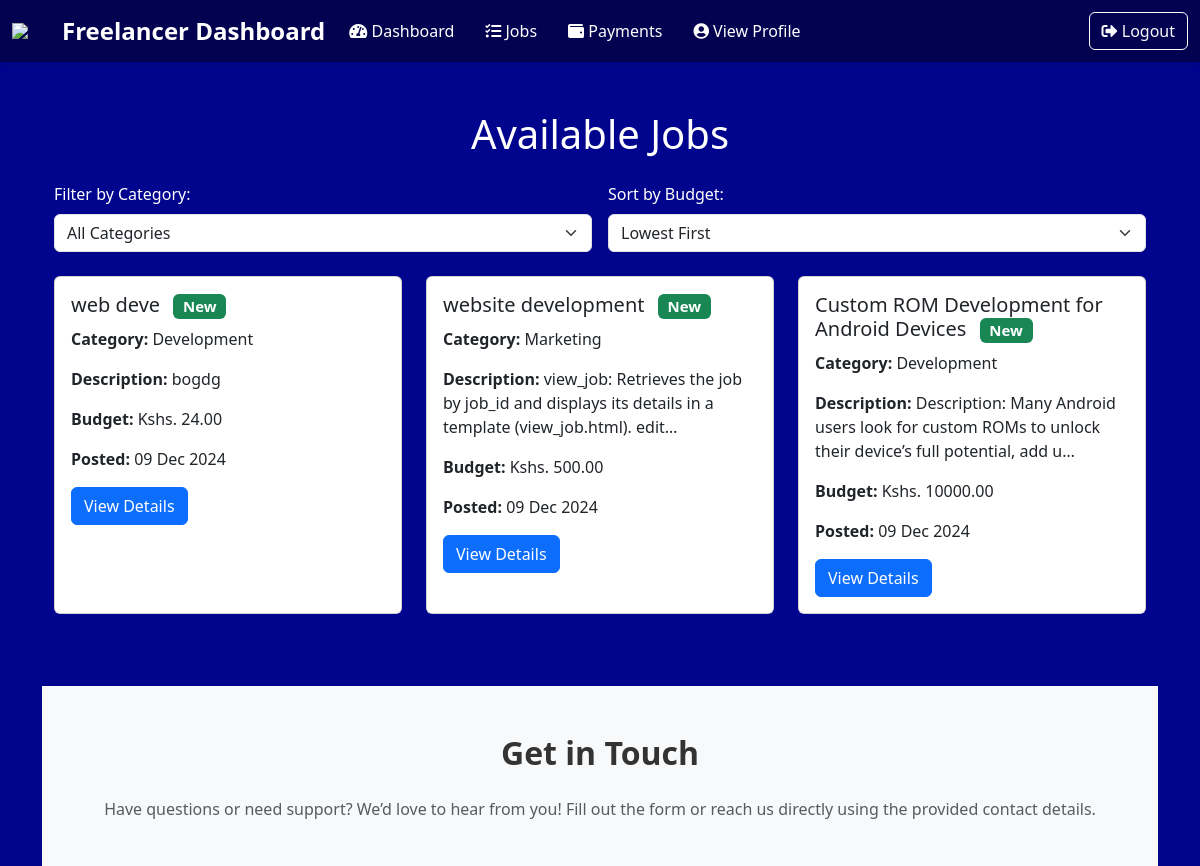
Before: /available-jobs/ (signed in, upper part) with the older database file.
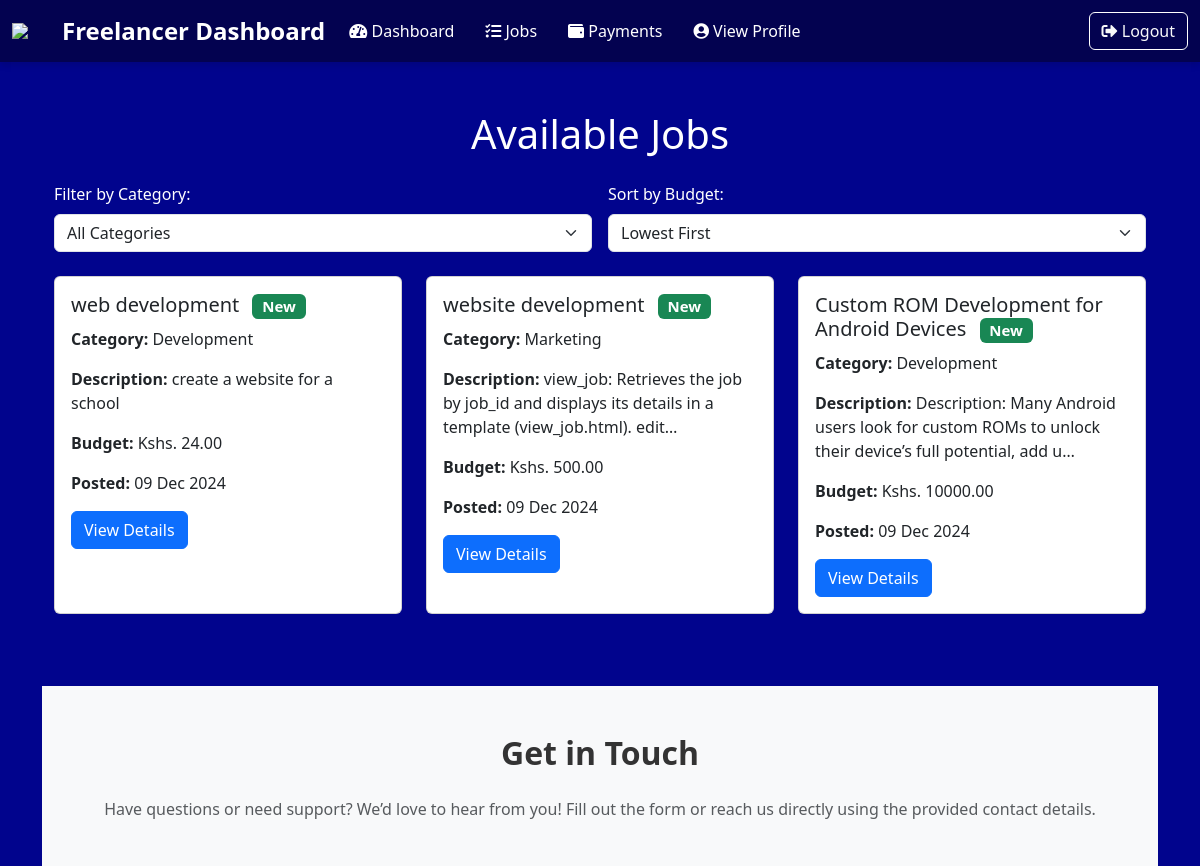
After: the same page with the newer database file.
### admin_panel/models.py (models this page shows, shortened)
class JobPosting(models.Model):
    title = models.CharField(max_length=200)
    category = models.CharField(max_length=100)
    description = models.TextField()
    budget = models.DecimalField(max_digits=10, decimal_places=2)
    status = models.CharField(max_length=20, choices=[('Open', 'Open'), ('Closed', 'Closed')])
    created_at = models.DateTimeField(default=now)
    deadline = models.DateTimeField()
    current_applicants = models.IntegerField(default=0)
    max_applicants = models.IntegerField(null=True, blank=True)  # Optional
    tags = models.ManyToManyField('Tag', blank=True)

### freelancer/views.py (the view)
# urls.py: path('available-jobs/', views.freelancer_available_jobs, name='freelancer_available_jobs'),
@login_required
def freelancer_available_jobs(request):
    category = request.GET.get('category', '')
    sort_order = request.GET.get('sort', '')
    jobs = JobPosting.objects.filter(status='Open')
    if category:
        jobs = jobs.filter(category=category)
    if sort_order == 'low':
        jobs = jobs.order_by('budget')
    elif sort_order == 'high':
        jobs = jobs.order_by('-budget')
    for job in jobs:
        job.is_new = (now() - timedelta(days=7)) <= job.created_at
    categories = JobPosting.objects.values_list('category', flat=True).distinct()
    return render(request, 'freelancer/freelancer_available_jobs.html', {
        'available_jobs': jobs,
        'categories': categories,
        'selected_category': category,
        'sort_order': sort_order,
    })

### freelancer/templates/freelancer/freelancer_available_jobs.html (shortened to what this page needs)
{% extends 'freelancer/base.html' %}
{% block content %}
<div class="container mt-5">
    <h1 class="text-center mb-4">Available Jobs</h1>
    <form method="get" action="" class="row g-3 mb-4">
        <div class="col-md-6">
            <label for="category" class="form-label">Filter by Category:</label>
            <select class="form-select" name="category" id="category" onchange="this.form.submit()">
                <option value="">All Categories</option>
            </select>
        </div>
        <div class="col-md-6">
            <label for="sort" class="form-label">Sort by Budget:</label>
            <select class="form-select" name="sort" id="sort" onchange="this.form.submit()">
                <option value="low" {% if sort_order == 'low' %}selected{% endif %}>Lowest First</option>
            </select>
        </div>
    </form>
    <div class="row">
        {% for job in available_jobs %}
            <div class="col-md-6 col-lg-4 mb-4">
                <div class="card h-100">
                    <div class="card-body">
                        <h5 class="card-title">
                            {{ job.title }}
                            {% if job.is_new %}
                                <span class="badge bg-success ms-2">New</span>
                            {% endif %}
                        </h5>
                        <p class="card-text"><strong>Category:</strong> {{ job.category }}</p>
                        <p class="card-text"><strong>Description:</strong> {{ job.description|truncatechars:100 }}</p>
                        <p class="card-text"><strong>Budget:</strong> Kshs. {{ job.budget }}</p>
                        <p class="card-text"><strong>Posted:</strong> {{ job.created_at|date:"d M Y" }}</p>
                        <a href="{% url 'freelancer_job_details' job.id %}" class="btn btn-primary">View Details</a>
                    </div>
                </div>
            </div>
        {% empty %}
            <div class="col-12">
                <div class="alert alert-warning text-center" role="alert">
                    No jobs are currently available.
                </div>
            </div>
        {% endfor %}
    </div>
</div>
{% endblock %}

Changed rows visible on the page:
changed JobPosting: title "web deve" → "web development"; description "bogdg" → "create a website for a school"
